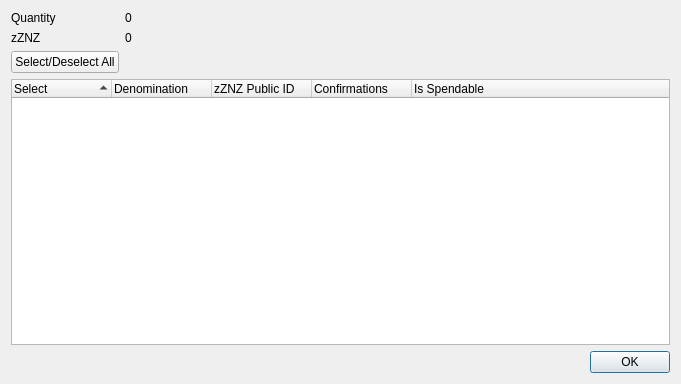
<?xml version="1.0" encoding="UTF-8"?>
<ui version="4.0">
 <class>ZZNZControlDialog</class>
 <widget class="QDialog" name="ZZNZControlDialog">
  <property name="geometry">
   <rect>
    <x>0</x>
    <y>0</y>
    <width>681</width>
    <height>384</height>
   </rect>
  </property>
  <property name="minimumSize">
   <size>
    <width>681</width>
    <height>384</height>
   </size>
  </property>
  <property name="windowTitle">
   <string>Select zZNZ to Spend</string>
  </property>
  <layout class="QGridLayout" name="gridLayout">
   <item row="0" column="0">
    <layout class="QFormLayout" name="formLayout">
     <property name="sizeConstraint">
      <enum>QLayout::SetDefaultConstraint</enum>
     </property>
     <item row="0" column="0">
      <widget class="QLabel" name="labelQuantity">
       <property name="text">
        <string>Quantity</string>
       </property>
      </widget>
     </item>
     <item row="0" column="1">
      <widget class="QLabel" name="labelQuantity_int">
       <property name="text">
        <string>0</string>
       </property>
      </widget>
     </item>
     <item row="1" column="0">
      <widget class="QLabel" name="labelZZNZ">
       <property name="text">
        <string>zZNZ</string>
       </property>
      </widget>
     </item>
     <item row="1" column="1">
      <widget class="QLabel" name="labelZZNZ_int">
       <property name="text">
        <string>0</string>
       </property>
      </widget>
     </item>
     <item row="2" column="0">
      <widget class="QPushButton" name="pushButtonAll">
       <property name="text">
        <string>Select/Deselect All</string>
       </property>
      </widget>
     </item>
    </layout>
   </item>
   <item row="1" column="0">
    <layout class="QVBoxLayout" name="verticalLayout">
     <item>
      <widget class="QTreeWidget" name="treeWidget">
       <property name="minimumSize">
        <size>
         <width>0</width>
         <height>250</height>
        </size>
       </property>
       <property name="alternatingRowColors">
        <bool>true</bool>
       </property>
       <property name="sortingEnabled">
        <bool>true</bool>
       </property>
       <property name="columnCount">
        <number>5</number>
       </property>
       <attribute name="headerDefaultSectionSize">
        <number>100</number>
       </attribute>
       <column>
        <property name="text">
         <string notr="true">Select</string>
        </property>
       </column>
       <column>
        <property name="text">
         <string notr="true">Denomination</string>
        </property>
       </column>
       <column>
        <property name="text">
         <string notr="true">zZNZ Public ID</string>
        </property>
       </column>
       <column>
        <property name="text">
         <string notr="true">Confirmations</string>
        </property>
       </column>
       <column>
        <property name="text">
         <string>Is Spendable</string>
        </property>
       </column>
      </widget>
     </item>
     <item>
      <widget class="QDialogButtonBox" name="buttonBox">
       <property name="orientation">
        <enum>Qt::Horizontal</enum>
       </property>
       <property name="standardButtons">
        <set>QDialogButtonBox::Ok</set>
       </property>
      </widget>
     </item>
    </layout>
   </item>
  </layout>
 </widget>
 <resources/>
 <connections>
  <connection>
   <sender>buttonBox</sender>
   <signal>accepted()</signal>
   <receiver>ZZNZControlDialog</receiver>
   <slot>accept()</slot>
   <hints>
    <hint type="sourcelabel">
     <x>248</x>
     <y>254</y>
    </hint>
    <hint type="destinationlabel">
     <x>157</x>
     <y>274</y>
    </hint>
   </hints>
  </connection>
  <connection>
   <sender>buttonBox</sender>
   <signal>rejected()</signal>
   <receiver>ZZNZControlDialog</receiver>
   <slot>reject()</slot>
   <hints>
    <hint type="sourcelabel">
     <x>316</x>
     <y>260</y>
    </hint>
    <hint type="destinationlabel">
     <x>286</x>
     <y>274</y>
    </hint>
   </hints>
  </connection>
 </connections>
</ui>
